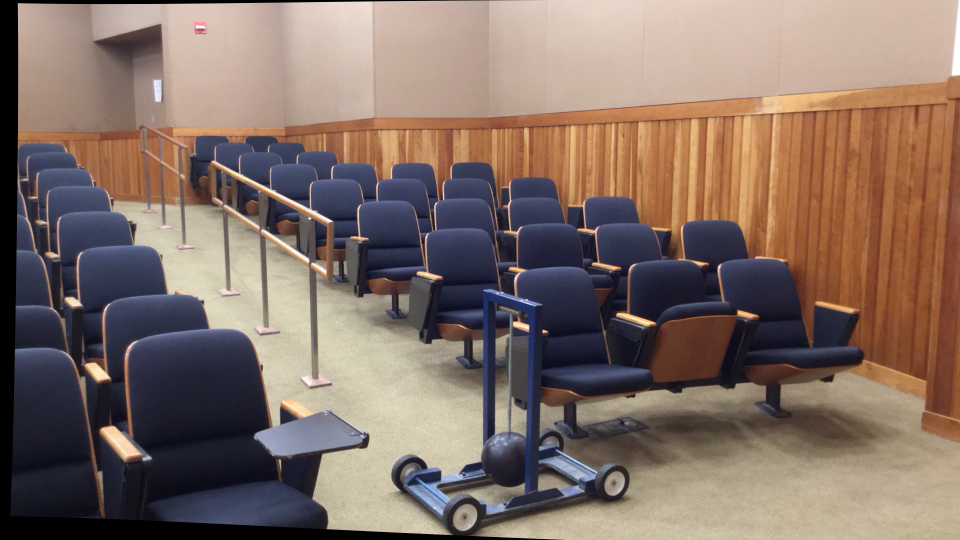
#> input picture App_OK/Middlebury/Left_Pendulum.png, 1920 x 1080 px (shown at 1/2 size)
$ python Download.py   (older library calls are emulated)
#> lines starting #> are read from the running program, lines starting #| are printed output that depends on the picture; pictures that were not available may be replaced by others from this repository, and a replacement may not be noted
import cv2
import numpy as np

# Încarcă imaginile stereo (presupunând că sunt deja rectificate)
imgL = cv2.imread('App_OK/Middlebury/Left_Pendulum.png', cv2.IMREAD_GRAYSCALE)
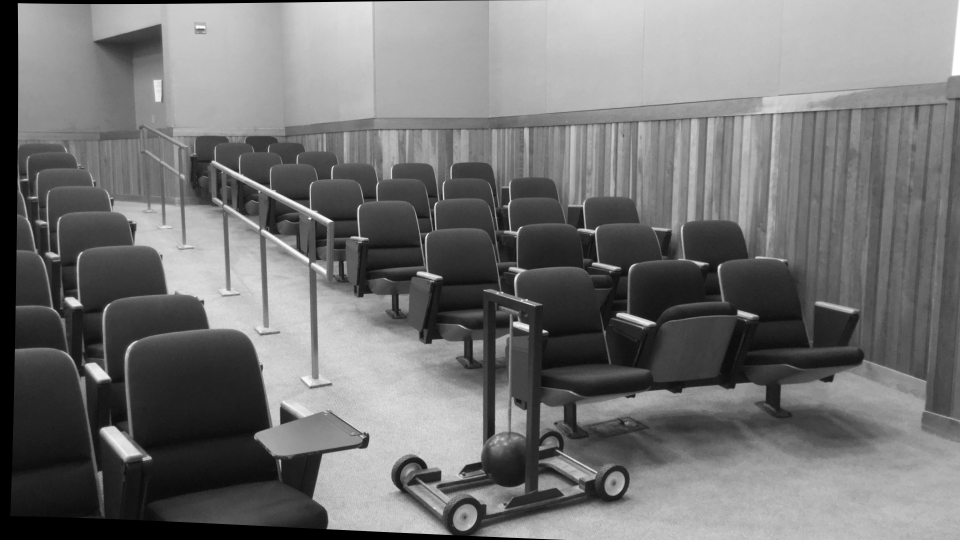
#> imgL: shape (1080, 1920) (shown at 1/2 size); min 0, max 255, mean 115.1
imgR = cv2.imread('App_OK/Middlebury/Right_Pendulum.png', cv2.IMREAD_GRAYSCALE)
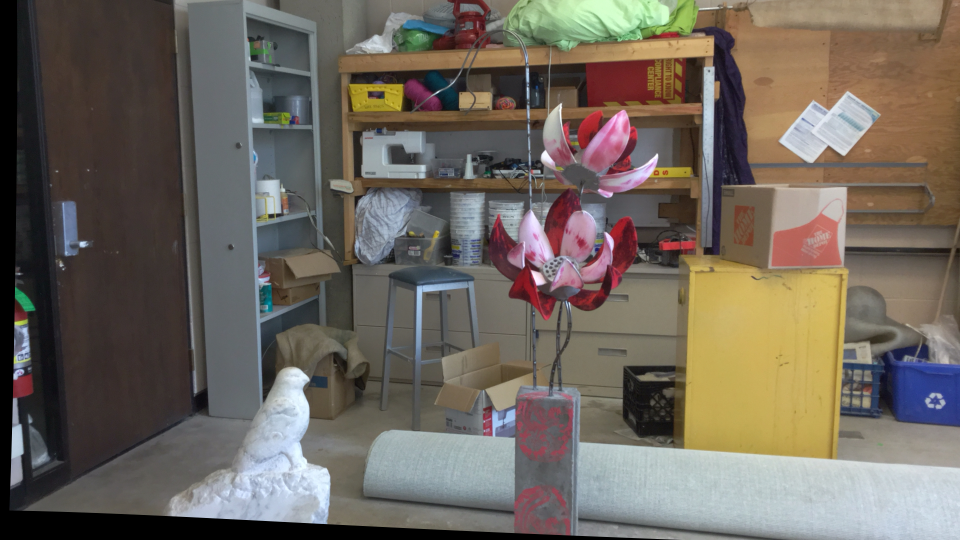
#> input picture App_OK/Middlebury/Left.png, 1920 x 1080 px, given in place of Right_Pendulum.png, which was not available (shown at 1/2 size)
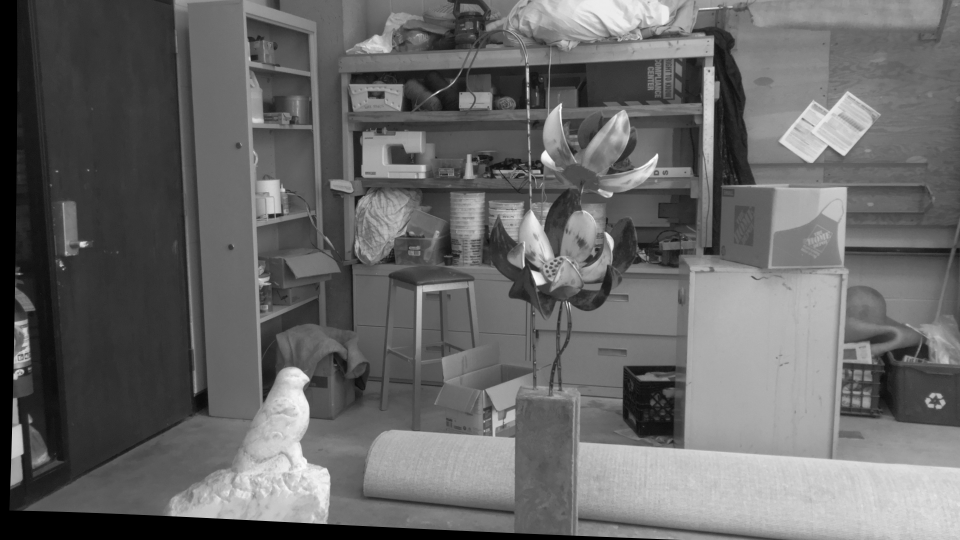
#> imgR: shape (1080, 1920) (shown at 1/2 size); min 0, max 255, mean 103.4

# Creează un obiect pentru potrivirea stereo (SGBM este un algoritm popular)
stereo = cv2.StereoSGBM_create(
    minDisparity=0,
    numDisparities=16 * 5,  # Numărul de disparități (trebuie ajustat)
    blockSize=15,
    P1=8 * 3 * 15**2,
    P2=32 * 3 * 15**2,
    disp12MaxDiff=1,
    uniquenessRatio=10,
    speckleWindowSize=100,
    speckleRange=32
)

# Calculează harta de disparitate
disparity = stereo.compute(imgL, imgR)
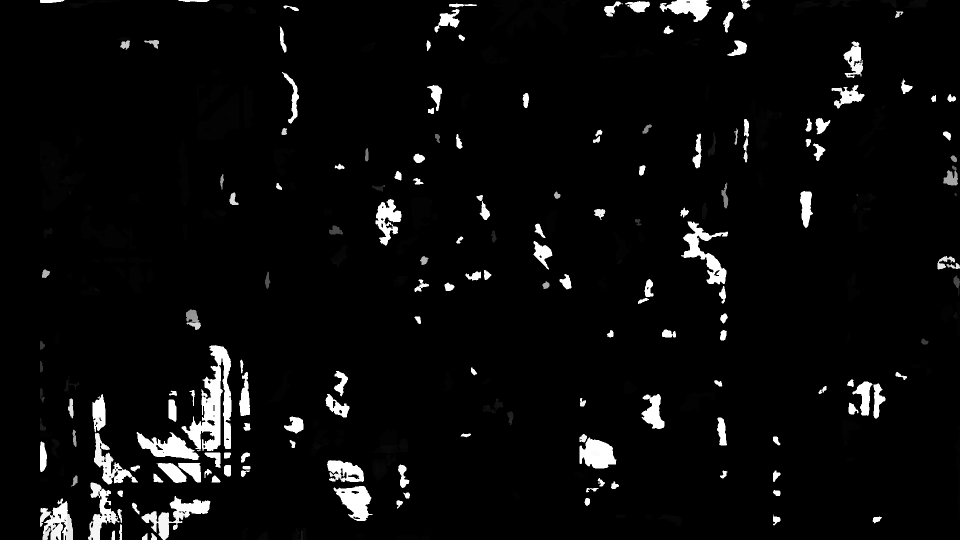
#> disparity: shape (1080, 1920) int16 (shown at 1/2 size); min -16, max 1264, mean 39.1; drawn with min black and max white

# Normalizare harta de disparitate pentru vizualizare
disparity_normalized = cv2.normalize(disparity, None, alpha=0, beta=255, norm_type=cv2.NORM_MINMAX, dtype=cv2.CV_8U)

# Afișează harta de disparitate
cv2.imshow('Harta de disparitate', disparity_normalized)
cv2.waitKey(0)
cv2.destroyAllWindows()

# Harta de disparitate poate fi apoi utilizată pentru a calcula coordonatele 3D
# (acest pas necesită cunoașterea parametrilor camerei)
